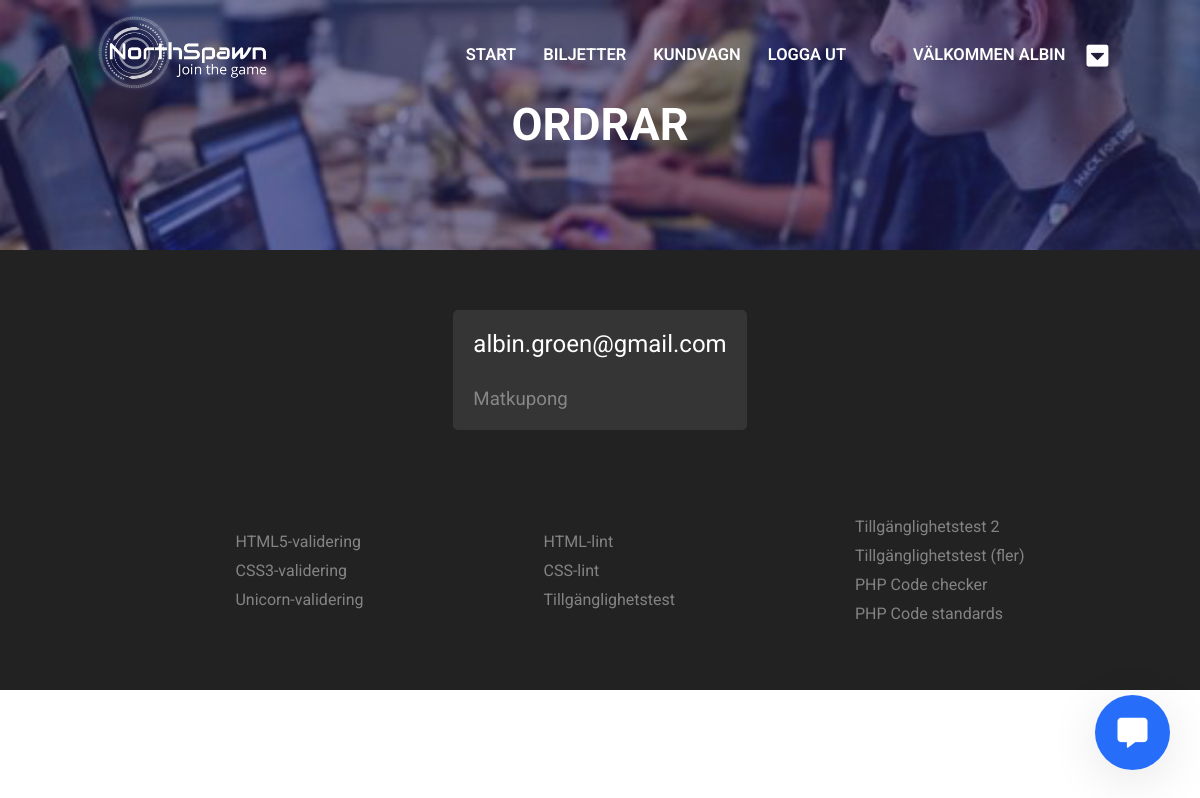
Page /index.php?pageid=orders (signed in) on the committed database.
### tables this page shows
CREATE TABLE users (user_id INTEGER PRIMARY KEY AUTOINCREMENT UNIQUE NOT NULL, user_firstName VARCHAR NOT NULL, user_lastName VARCHAR NOT NULL, user_email VARCHAR UNIQUE, user_password NOT NULL, admin BOOLEAN DEFAULT FALSE NOT NULL);

CREATE TABLE products (product_id INTEGER PRIMARY KEY AUTOINCREMENT NOT NULL UNIQUE, product_name VARCHAR UNIQUE NOT NULL, product_cost INTEGER, product_stock INTEGER, product_desc VARCHAR);

### index.php (the view, shortened to what this page needs)
<?php
  $db = new PDO("sqlite:Northspawn.db");
  if(!empty($_SESSION['user'])){
    $user_email = $_SESSION['user'];
    $stmt = $db->prepare("SELECT user_firstName FROM users WHERE user_email = '{$user_email}'");
    $stmt->execute();
    $user = $stmt->fetch();
    $displayUser = $user[0];
  } else {
    $user_email = null;
    $displayUser = null;
  }
	if(empty($_GET['pageid']))
	{
    $pageid = "landing";
	}
	else
	{
    $pageid = htmlspecialchars($_GET['pageid']);
  }
  require("incs/header/header.php");
  require("pages/{$pageid}/{$pageid}.php");
  require("incs/footer/footer.php");
  ?>
  <head>
    <link rel="stylesheet" href="https://use.fontawesome.com/releases/v5.0.12/css/solid.css">
    <link rel="stylesheet" href="https://use.fontawesome.com/releases/v5.0.12/css/fontawesome.css">
  </head>
  <div onClick="openWindow()" id="chatWindowBtn"><i class="fas fa-comment-alt"></i></div>

### incs/header/header.php (shortened to what this page needs)
<?php
  if(!isset($_GET['pageid'])){
    $title = "Lan. E-sport. Gaming. Hackathon. Expo. Välkommen till Northspawn";
    $header = "700";
  } elseif ($_GET['pageid'] === 'landing') {
    $title = "Lan. E-sport. Gaming. Hackathon. Expo. Välkommen till Northspawn";
    $header = "700";
  } elseif ($_GET['pageid'] === 'login') {
    $title = "Logga in på Northspawn";
    $header = "350";
  } elseif ($_GET['pageid'] === 'register') {
    $title = "Registrera hos Northspawn";
    $header = "350";
  }  elseif ($_GET['pageid'] === 'feedback') {
    $title = "Northspawn - feedback";
    $header = "350";
  } elseif ($_GET['pageid'] === 'products') {
    $title = "Välj en produkt i shopen";
    $header = "350";
  } elseif ($_GET['pageid'] === 'cart') {
    $title = "Kundvagn";
    $header = "350";
  } elseif ($_GET['pageid'] === 'orders') {
    $title = "Ordrar";
    $header = "250";
  } elseif ($_GET['pageid'] === 'products') {
    $title = "Northspawn - Biljetter";
    $header = "250";
  } elseif ($_GET['pageid'] === 'checkout') {
    $title = "Northspawn - Köp genomfört";
    $header = "300";
  }
?>
<!DOCTYPE html>
<html lang="sv">
<head>
</head>
<body>
<nav>
  <ul>
    <div class="left">
      <a href="index.php">
        <img class="logo" src="./imgs/logo_jointhegame_vit.png" alt="Logotyp">
      </a>
    </div>
    <div class="right" >
      <li><a href="index.php">Start</a></li>
      <li><a href="index.php?pageid=products">Biljetter</a></li>
    <?php
      if(!empty($_SESSION['user'])){
        echo <<<MESSAGE
        <li><a href="index.php?pageid=cart">Kundvagn</a></li>
        <li><a href="index.php?pageid=landing&logout=true">Logga ut</a></li>
        <li class="message" ><a href="">Välkommen {$displayUser}</a></li>
MESSAGE;
        if(!empty($_SESSION['admin'])){
          if($_SESSION['admin'] === 'TRUE'){
            echo <<<EXTRA
            <li><i id="menuBtn" class="fas fa-caret-square-down"></i></li>
            <li><i id="closeBtn" class="fas fa-minus-square"></i></li>
            <div id="menu">
              <ul>
                <li><a href=index.php?pageid=orders>Se ordrar</a></li>
                <li><a href="index.php?pageid=register">Lägg till nyhet</a></li>
                <li><a href="index.php?pageid=feedback">Se feedback</a></li>
              </ul>
            </div>
EXTRA;
          } else {
            echo "<div class=thumbnail></div>";
          }
        }
      } else {
        echo <<<CONTENT
        <li><a href=index.php?pageid=login>Logga in</a></li>
        <li><a href="index.php?pageid=register">Registrera</a></li>
CONTENT;
      }
    ?>
    </div>
  </ul>
</nav>
<div class="header" style="min-height: <?php echo $header; ?>px" >
  <h1><?php echo $title; ?></h1>
</div>

### pages/orders/orders.php (shortened to what this page needs)
<?php
  $stmtFindOrders = $db->prepare("SELECT * FROM users JOIN orders ON users.user_id = orders.user_id JOIN productsOrders ON orders.order_id = productsOrders.order_id JOIN products ON productsOrders.product_id = products.product_id");
  $stmtFindOrders->execute();
?>
<?php
  if(!empty($_SESSION['user'])){
    if($_SESSION['admin'] === 'TRUE'){
      echo "<div class=order-wrapper>";
      echo "<div class=order>";
      while($order = $stmtFindOrders->fetch()){
        echo <<<ORDERS
        <div class="orderItem">
          <h2>{$order['user_email']}</h2>
          <h3>{$order['product_name']}</h3>
        </div>
ORDERS;
      }
      echo "</div>";
      echo "</div>";
    } else {
      echo "Du har inte tillgång till denna sida. Du måste vara <strong>administratör</strong>.";
    }
  } else {
    echo "Du måste <a href=index.php?pageid=login>logga in</a> och vara <strong>administratör</strong> för att kunna se denna sida";
  }
?>

### rows in the picture
users: user_firstName "ALBIN", user_email "albin.groen@gmail.com", products.product_name "Matkupong"

### other values in the picture
$title "ORDRAR"
